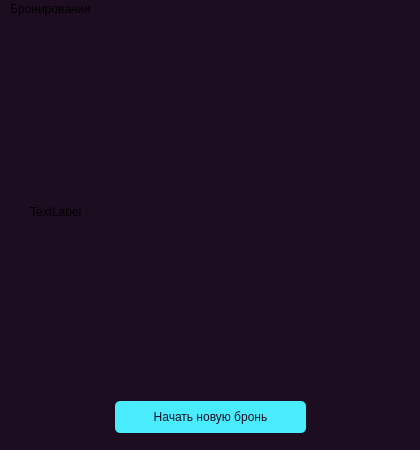
<?xml version="1.0" encoding="UTF-8"?>
<ui version="4.0">
 <class>MainWindow</class>
 <widget class="QMainWindow" name="MainWindow">
  <property name="geometry">
   <rect>
    <x>0</x>
    <y>0</y>
    <width>420</width>
    <height>450</height>
   </rect>
  </property>
  <property name="minimumSize">
   <size>
    <width>420</width>
    <height>450</height>
   </size>
  </property>
  <property name="maximumSize">
   <size>
    <width>420</width>
    <height>450</height>
   </size>
  </property>
  <property name="windowTitle">
   <string>MainWindow</string>
  </property>
  <property name="styleSheet">
   <string notr="true">background-color: rgb(29, 13, 32);</string>
  </property>
  <widget class="QWidget" name="centralwidget">
   <widget class="QWidget" name="verticalLayoutWidget">
    <property name="geometry">
     <rect>
      <x>30</x>
      <y>10</y>
      <width>361</width>
      <height>414</height>
     </rect>
    </property>
    <layout class="QVBoxLayout" name="verticalLayout">
     <item>
      <widget class="QLabel" name="iconLabel">
       <property name="minimumSize">
        <size>
         <width>350</width>
         <height>350</height>
        </size>
       </property>
       <property name="maximumSize">
        <size>
         <width>350</width>
         <height>350</height>
        </size>
       </property>
       <property name="text">
        <string>TextLabel</string>
       </property>
      </widget>
     </item>
     <item>
      <layout class="QHBoxLayout" name="horizontalLayout">
       <item>
        <widget class="QPushButton" name="startBookingButton">
         <property name="minimumSize">
          <size>
           <width>191</width>
           <height>32</height>
          </size>
         </property>
         <property name="maximumSize">
          <size>
           <width>191</width>
           <height>32</height>
          </size>
         </property>
         <property name="styleSheet">
          <string notr="true">background-color: rgb(73, 236, 253);
color: rgb(29, 13, 32);
border-radius: 5px;</string>
         </property>
         <property name="text">
          <string>Начать новую бронь</string>
         </property>
        </widget>
       </item>
      </layout>
     </item>
    </layout>
   </widget>
  </widget>
  <widget class="QMenuBar" name="menubar">
   <property name="geometry">
    <rect>
     <x>0</x>
     <y>0</y>
     <width>420</width>
     <height>24</height>
    </rect>
   </property>
   <widget class="QMenu" name="menu">
    <property name="title">
     <string>Бронирования</string>
    </property>
    <addaction name="showBookings"/>
   </widget>
   <addaction name="menu"/>
  </widget>
  <action name="showBookings">
   <property name="text">
    <string>Текущие бронирования</string>
   </property>
  </action>
 </widget>
 <resources/>
 <connections/>
</ui>
